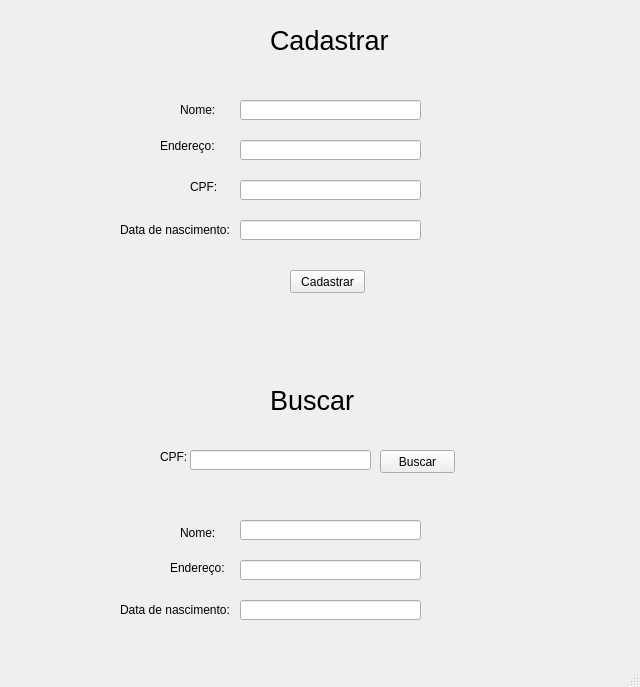
<?xml version="1.0" encoding="UTF-8"?>
<ui version="4.0">
 <class>MainWindow</class>
 <widget class="QMainWindow" name="MainWindow">
  <property name="geometry">
   <rect>
    <x>0</x>
    <y>0</y>
    <width>640</width>
    <height>687</height>
   </rect>
  </property>
  <property name="windowTitle">
   <string>MainWindow</string>
  </property>
  <widget class="QWidget" name="centralwidget">
   <widget class="QPushButton" name="botao_cadastrar">
    <property name="geometry">
     <rect>
      <x>290</x>
      <y>270</y>
      <width>75</width>
      <height>23</height>
     </rect>
    </property>
    <property name="text">
     <string>Cadastrar</string>
    </property>
   </widget>
   <widget class="QLabel" name="label_nome">
    <property name="geometry">
     <rect>
      <x>180</x>
      <y>100</y>
      <width>61</width>
      <height>20</height>
     </rect>
    </property>
    <property name="text">
     <string>Nome:</string>
    </property>
   </widget>
   <widget class="QLineEdit" name="edit_nome_cad">
    <property name="geometry">
     <rect>
      <x>240</x>
      <y>100</y>
      <width>181</width>
      <height>20</height>
     </rect>
    </property>
   </widget>
   <widget class="QLabel" name="label_cadastrar">
    <property name="geometry">
     <rect>
      <x>270</x>
      <y>10</y>
      <width>171</width>
      <height>61</height>
     </rect>
    </property>
    <property name="sizePolicy">
     <sizepolicy hsizetype="Preferred" vsizetype="Preferred">
      <horstretch>10</horstretch>
      <verstretch>19</verstretch>
     </sizepolicy>
    </property>
    <property name="font">
     <font>
      <pointsize>20</pointsize>
     </font>
    </property>
    <property name="text">
     <string>Cadastrar</string>
    </property>
   </widget>
   <widget class="QLabel" name="label_endereco">
    <property name="geometry">
     <rect>
      <x>160</x>
      <y>130</y>
      <width>71</width>
      <height>31</height>
     </rect>
    </property>
    <property name="text">
     <string>Endereço:</string>
    </property>
   </widget>
   <widget class="QLineEdit" name="edit_endereco_cad">
    <property name="geometry">
     <rect>
      <x>240</x>
      <y>140</y>
      <width>181</width>
      <height>20</height>
     </rect>
    </property>
   </widget>
   <widget class="QLabel" name="label_cpf">
    <property name="geometry">
     <rect>
      <x>190</x>
      <y>180</y>
      <width>47</width>
      <height>13</height>
     </rect>
    </property>
    <property name="text">
     <string>CPF:</string>
    </property>
   </widget>
   <widget class="QLineEdit" name="edit_cpf_cad">
    <property name="geometry">
     <rect>
      <x>240</x>
      <y>180</y>
      <width>181</width>
      <height>20</height>
     </rect>
    </property>
   </widget>
   <widget class="QLabel" name="label_nascimento">
    <property name="geometry">
     <rect>
      <x>120</x>
      <y>220</y>
      <width>121</width>
      <height>20</height>
     </rect>
    </property>
    <property name="text">
     <string>Data de nascimento:</string>
    </property>
   </widget>
   <widget class="QLineEdit" name="edit_nascimento_cad">
    <property name="geometry">
     <rect>
      <x>240</x>
      <y>220</y>
      <width>181</width>
      <height>20</height>
     </rect>
    </property>
   </widget>
   <widget class="QLabel" name="label_buscar">
    <property name="geometry">
     <rect>
      <x>270</x>
      <y>370</y>
      <width>121</width>
      <height>61</height>
     </rect>
    </property>
    <property name="sizePolicy">
     <sizepolicy hsizetype="Preferred" vsizetype="Preferred">
      <horstretch>10</horstretch>
      <verstretch>19</verstretch>
     </sizepolicy>
    </property>
    <property name="font">
     <font>
      <pointsize>20</pointsize>
     </font>
    </property>
    <property name="text">
     <string>Buscar</string>
    </property>
   </widget>
   <widget class="QPushButton" name="botao_buscar">
    <property name="geometry">
     <rect>
      <x>380</x>
      <y>450</y>
      <width>75</width>
      <height>23</height>
     </rect>
    </property>
    <property name="text">
     <string>Buscar</string>
    </property>
   </widget>
   <widget class="QLabel" name="label_cpf_2">
    <property name="geometry">
     <rect>
      <x>160</x>
      <y>450</y>
      <width>47</width>
      <height>13</height>
     </rect>
    </property>
    <property name="text">
     <string>CPF:</string>
    </property>
   </widget>
   <widget class="QLabel" name="label_nome_2">
    <property name="geometry">
     <rect>
      <x>180</x>
      <y>523</y>
      <width>61</width>
      <height>20</height>
     </rect>
    </property>
    <property name="text">
     <string>Nome:</string>
    </property>
   </widget>
   <widget class="QLabel" name="label_endereco_2">
    <property name="geometry">
     <rect>
      <x>170</x>
      <y>560</y>
      <width>71</width>
      <height>16</height>
     </rect>
    </property>
    <property name="text">
     <string>Endereço:</string>
    </property>
   </widget>
   <widget class="QLineEdit" name="edit_nascimento_busca">
    <property name="enabled">
     <bool>true</bool>
    </property>
    <property name="geometry">
     <rect>
      <x>240</x>
      <y>600</y>
      <width>181</width>
      <height>20</height>
     </rect>
    </property>
   </widget>
   <widget class="QLineEdit" name="edit_endereco_busca">
    <property name="enabled">
     <bool>true</bool>
    </property>
    <property name="geometry">
     <rect>
      <x>240</x>
      <y>560</y>
      <width>181</width>
      <height>20</height>
     </rect>
    </property>
   </widget>
   <widget class="QLabel" name="label_nascimento_2">
    <property name="geometry">
     <rect>
      <x>120</x>
      <y>600</y>
      <width>111</width>
      <height>20</height>
     </rect>
    </property>
    <property name="text">
     <string>Data de nascimento:</string>
    </property>
   </widget>
   <widget class="QLineEdit" name="edit_nome_busca">
    <property name="enabled">
     <bool>true</bool>
    </property>
    <property name="geometry">
     <rect>
      <x>240</x>
      <y>520</y>
      <width>181</width>
      <height>20</height>
     </rect>
    </property>
   </widget>
   <widget class="QLineEdit" name="edit_cpf_busca">
    <property name="geometry">
     <rect>
      <x>190</x>
      <y>450</y>
      <width>181</width>
      <height>20</height>
     </rect>
    </property>
   </widget>
  </widget>
  <widget class="QStatusBar" name="statusbar"/>
 </widget>
 <resources/>
 <connections/>
</ui>
